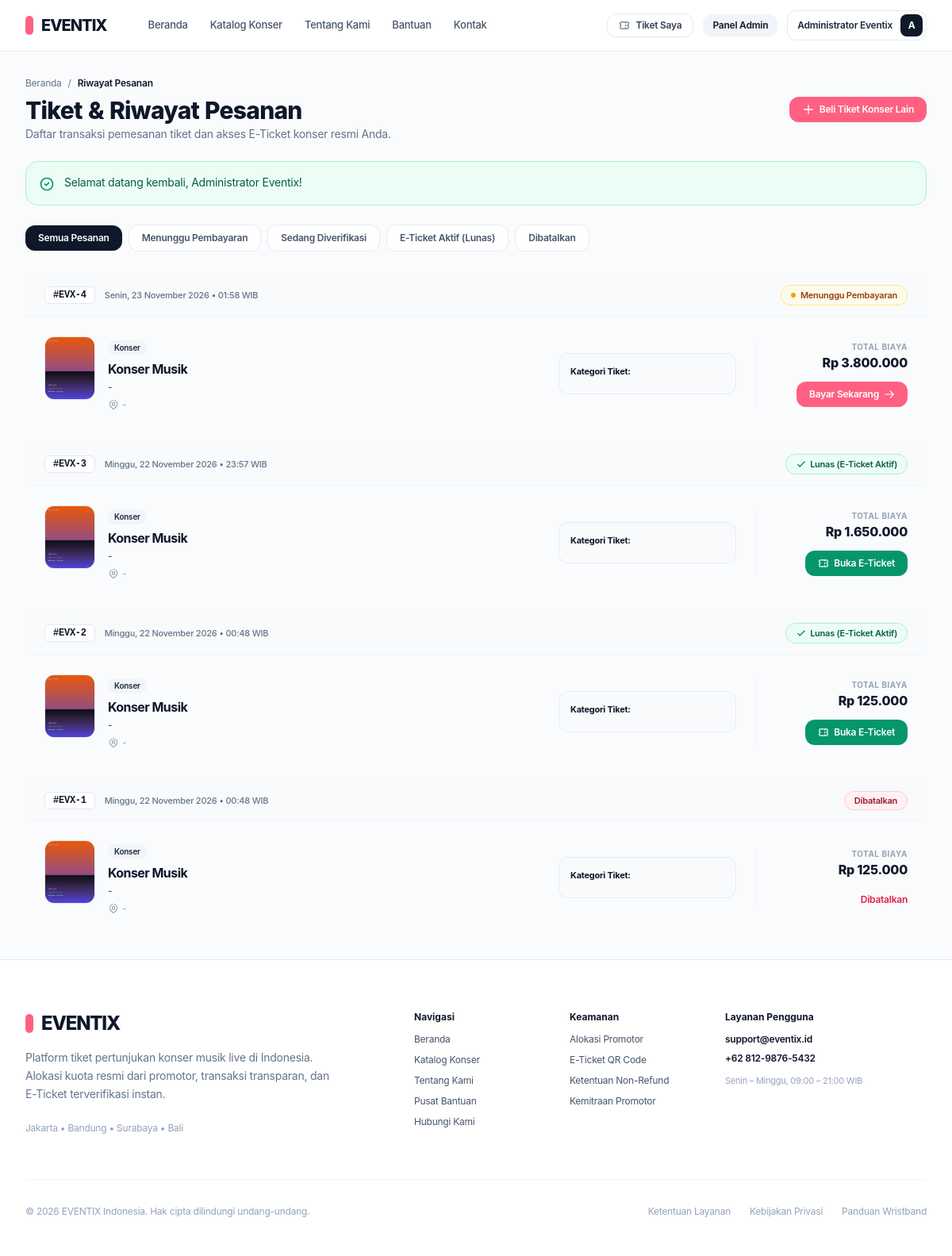
/my_orders.php (signed in), run on an earlier commit of the app's database.
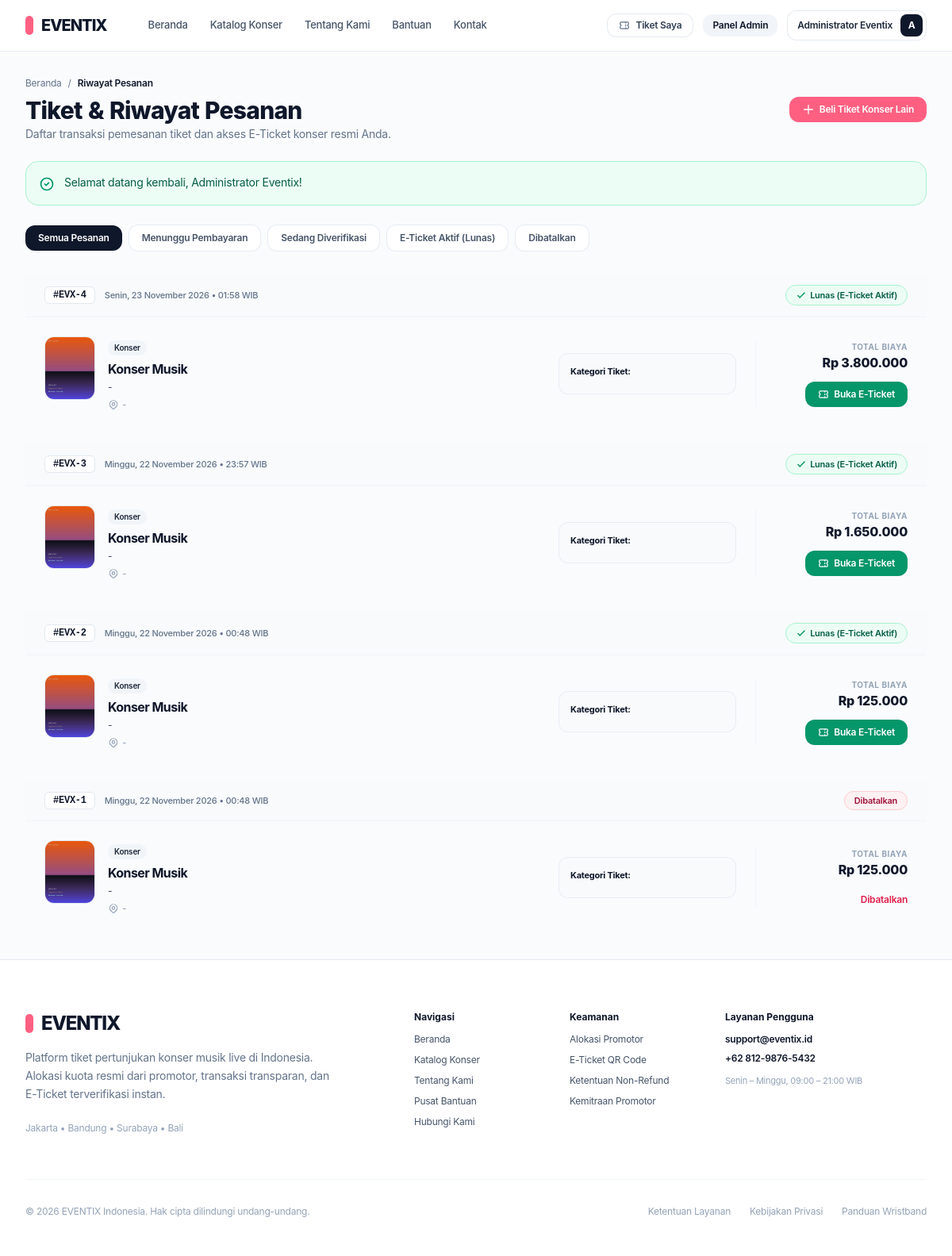
And on a later commit of the database.
### tables this page shows
CREATE TABLE `pesanan` (
  `id_pesanan` int(11) NOT NULL AUTO_INCREMENT,
  `id_pengguna` int(11) NOT NULL,
  `tanggal` datetime NOT NULL,
  `harga` decimal(12,2) NOT NULL,
  `status` enum('menunggu','menunggu_verifikasi','lunas','ditolak') NOT NULL DEFAULT 'menunggu',
  `created_at` timestamp NULL DEFAULT current_timestamp(),
  PRIMARY KEY (`id_pesanan`),
  KEY `fk_pesanan_pengguna` (`id_pengguna`),
  CONSTRAINT `fk_pesanan_pengguna` FOREIGN KEY (`id_pengguna`) REFERENCES `pengguna` (`id_pengguna`) ON DELETE CASCADE
);

### components/navbar.php (called while the page is built, shortened)
<?php
$user = currentUser();
?>

### config/app.php (called while the page is built, shortened)
<?php
function url(string $path = ''): string
{
    $cleanPath = ltrim($path, '/');
    return BASE_URL . ($cleanPath !== '' ? '/' . $cleanPath : '');
}
function asset(string $path = ''): string
{
    $cleanPath = ltrim($path, '/');
    $fileSystemPath = __DIR__ . '/../assets/' . $cleanPath;
    $version = file_exists($fileSystemPath) ? '?v=' . filemtime($fileSystemPath) : '';
    return url('assets/' . $cleanPath) . $version;
}
function currentUser(): ?array
{
    return $_SESSION['user'] ?? null;
}
function formatRupiah(float|int|string $angka): string
{
    $numeric = (float)$angka;
    return 'Rp ' . number_format($numeric, 0, ',', '.');
}
function formatTanggalIndo(string $date, bool $withDay = true): string
{
    $timestamp = strtotime($date);
    $bulanIndo = [
        1 => 'Januari', 'Februari', 'Maret', 'April', 'Mei', 'Juni',
        'Juli', 'Agustus', 'September', 'Oktober', 'November', 'Desember'
    ];
    $hariIndo = [
        'Sunday'    => 'Minggu',
        'Monday'    => 'Senin',
        'Tuesday'   => 'Selasa',
        'Wednesday' => 'Rabu',
        'Thursday'  => 'Kamis',
        'Friday'    => 'Jumat',
        'Saturday'  => 'Sabtu'
    ];
    $hari = $hariIndo[date('l', $timestamp)] ?? '';
    $tgl = date('j', $timestamp);
    $bulan = $bulanIndo[(int)date('n', $timestamp)] ?? '';
    $tahun = date('Y', $timestamp);
    if ($withDay) {
        return "{$hari}, {$tgl} {$bulan} {$tahun}";
    }
    return "{$tgl} {$bulan} {$tahun}";
}

### my_orders.php (the view, shortened to what the rows shown need)
<?php
require_once __DIR__ . '/config/app.php';
$user = currentUser();
$idPengguna = (int)$user['id_pengguna'];
$filterStatus = trim($_GET['status'] ?? 'semua');
try {
    $sql = "SELECT
                p.*,
                pay.metode AS metode_bayar,
                pay.bukti_bayar,
                pay.tanggal AS tanggal_bayar,
                pay.status AS status_pembayaran,
                e.id_event,
                e.nama_event,
                e.tanggal_event,
                e.jam_event,
                e.venue,
                e.poster,
                e.pengisi_acara,
                k.genre_musik
            FROM pesanan p
            LEFT JOIN pembayaran pay ON p.id_pesanan = pay.id_pesanan
            LEFT JOIN (
                SELECT dp.id_pesanan, MIN(t.id_event) AS id_event
                FROM detail_pesanan dp
                JOIN tiket t ON dp.id_tiket = t.id_tiket
                GROUP BY dp.id_pesanan
            ) o_ev ON p.id_pesanan = o_ev.id_pesanan
            LEFT JOIN event e ON o_ev.id_event = e.id_event
            LEFT JOIN konser k ON e.id_event = k.id_event
            WHERE p.id_pengguna = :id_pengguna";
    $sql .= " ORDER BY p.tanggal DESC";
    $stmtOrders = $pdo->prepare($sql);
    $params = [':id_pengguna' => $idPengguna];
    $stmtOrders->execute($params);
    $orders = $stmtOrders->fetchAll(PDO::FETCH_ASSOC);
} catch (PDOException $e) {
    error_log("[My Orders Error] " . $e->getMessage());
    $orders = [];
    $orderDetailsMap = [];
}
?>
<!DOCTYPE html>
<html lang="id" class="scroll-smooth">
<head>
    <script src="https://cdn.tailwindcss.com"></script>
    <link rel="stylesheet" href="https://cdn.jsdelivr.net/npm/lenis@1.1.18/dist/lenis.css">
    <link rel="stylesheet" href="<?= asset('css/style.css') ?>">
</head>
<body class="bg-[#FAFBFD] text-slate-900 antialiased flex flex-col min-h-screen font-sf">
    <?php include __DIR__ . '/components/navbar.php'; ?>
    <main class="flex-grow max-w-7xl w-full mx-auto px-4 sm:px-6 lg:px-8 py-8 space-y-6">
        <div class="flex flex-col sm:flex-row sm:items-center sm:justify-between gap-4">
            <div>
                <h1 class="text-2xl sm:text-3xl font-extrabold text-slate-900 tracking-tight gsap-words-reveal">
                </h1>
            </div>
        </div>
            <?php
            $tabs = [
                'semua' => 'Semua Pesanan',
                'menunggu' => 'Menunggu Pembayaran',
                'menunggu_verifikasi' => 'Sedang Diverifikasi',
                'lunas' => 'E-Ticket Aktif (Lunas)',
                'ditolak' => 'Dibatalkan'
            ];
            ?>
        <?php if (empty($orders)): ?>
            <div class="bg-white rounded-3xl p-12 text-center border border-slate-200/80 space-y-4 shadow-2xs">
                <div class="w-14 h-14 rounded-2xl bg-slate-100 flex items-center justify-center text-slate-400 mx-auto">
                    <svg class="w-7 h-7" fill="none" stroke="currentColor" viewBox="0 0 24 24">
                        <path stroke-linecap="round" stroke-linejoin="round" stroke-width="1.8" d="M15 5v2m0 4v2m0 4v2M5 5a2 2 0 00-2 2v3a2 2 0 110 4v3a2 2 0 002 2h14a2 2 0 002-2v-3a2 2 0 110-4V7a2 2 0 00-2-2H5z" />
                    </svg>
                </div>
                <h3 class="text-base font-bold text-slate-900">Belum Ada Pesanan</h3>
                <p class="text-xs text-slate-500 max-w-sm mx-auto leading-relaxed">
                    <?php if ($filterStatus !== 'semua'): ?>
                        Tidak ada transaksi dengan status "<?= htmlspecialchars($tabs[$filterStatus] ?? $filterStatus, ENT_QUOTES, 'UTF-8') ?>".
                    <?php else: ?>
                        Anda belum pernah memesan tiket konser di EVENTIX. Jelajahi katalog konser dan pesan tiket artis favorit Anda sekarang.
                    <?php endif; ?>
                </p>
                <div class="pt-2">
                    <a href="<?= url('index.php#katalog') ?>" class="inline-flex items-center gap-2 px-5 py-2.5 rounded-xl bg-[#FF6082] text-white font-semibold text-xs hover:bg-[#e54b6d] transition-all shadow-xs">
                        <span>Lihat Jadwal Konser</span>
                        <svg class="w-4 h-4" fill="none" stroke="currentColor" viewBox="0 0 24 24">
                            <path stroke-linecap="round" stroke-linejoin="round" stroke-width="2" d="M14 5l7 7m0 0l-7 7m7-7H3" />
                        </svg>
                    </a>
                </div>
            </div>
        <?php else: ?>
            <div class="space-y-4">
                <?php foreach ($orders as $order):
                    $idPesanan = (int)$order['id_pesanan'];
                    $status = $order['status'];
                ?>
                    <div class="modern-card overflow-hidden">
                        <div class="bg-slate-50/80 px-5 sm:px-6 py-3.5 border-b border-slate-100 flex flex-wrap items-center justify-between gap-2 text-xs">
                            <div class="flex items-center gap-3">
                                <span class="font-mono font-bold text-slate-900 bg-white px-2.5 py-0.5 rounded-md border border-slate-200">
                                    #EVX-<?= $idPesanan ?>
                                </span>
                                <span class="text-slate-500 text-[11px] font-medium">
                                    <?= formatTanggalIndo(date('Y-m-d', strtotime($order['tanggal']))) ?> • <?= date('H:i', strtotime($order['tanggal'])) ?> WIB
                                </span>
                            </div>
                            <div>
                                <?php if ($status === 'menunggu'): ?>
                                    <span class="px-3 py-1 rounded-full text-[11px] font-semibold bg-amber-50 text-amber-800 border border-amber-200 flex items-center gap-1.5">
                                        <span class="w-1.5 h-1.5 rounded-full bg-amber-500"></span>
                                        Menunggu Pembayaran
                                    </span>
                                <?php elseif ($status === 'lunas'): ?>
                                    <span class="px-3 py-1 rounded-full text-[11px] font-semibold bg-emerald-50 text-emerald-800 border border-emerald-200 flex items-center gap-1">
                                        <svg class="w-3.5 h-3.5 text-emerald-600" fill="none" stroke="currentColor" viewBox="0 0 24 24">
                                            <path stroke-linecap="round" stroke-linejoin="round" stroke-width="2.5" d="M5 13l4 4L19 7" />
                                        </svg>
                                        Lunas (E-Ticket Aktif)
                                    </span>
                                <?php else: ?>
                                    <span class="px-3 py-1 rounded-full text-[11px] font-semibold bg-rose-50 text-rose-800 border border-rose-200">
                                        Dibatalkan
                                    </span>
                                <?php endif; ?>
                            </div>
                        </div>
                        <div class="p-5 sm:p-6 flex flex-col md:flex-row items-start md:items-center justify-between gap-6">
                            <div class="flex items-start gap-4 flex-1 min-w-0">
                                <img src="<?= asset('uploads/posters/' . ($order['poster'] ?? 'default.jpg')) ?>"
                                     alt="Poster"
                                     class="w-16 h-22 object-cover rounded-xl border border-slate-200 shadow-2xs shrink-0"
                                     onerror="this.src='<?= asset('uploads/posters/default.jpg') ?>'">
                                <div class="space-y-1 min-w-0 flex-1">
                                    <span class="px-2 py-0.5 rounded-full text-[10px] font-semibold bg-slate-100 text-slate-800 inline-block mb-0.5">
                                        <?= htmlspecialchars($order['genre_musik'] ?? 'Konser', ENT_QUOTES, 'UTF-8') ?>
                                    </span>
                                    <h3 class="text-base font-bold text-slate-900 truncate leading-snug">
                                        <?= htmlspecialchars($order['nama_event'] ?? 'Konser Musik', ENT_QUOTES, 'UTF-8') ?>
                                    </h3>
                                    <p class="text-xs text-slate-600 font-medium truncate">
                                        <?= htmlspecialchars($order['pengisi_acara'] ?? '-', ENT_QUOTES, 'UTF-8') ?>
                                    </p>
                                    <p class="text-xs text-slate-400 truncate flex items-center gap-1 pt-0.5">
                                        <span class="truncate"><?= htmlspecialchars($order['venue'] ?? '-', ENT_QUOTES, 'UTF-8') ?></span>
                                    </p>
                                </div>
                            </div>
                            <div class="w-full md:w-56 bg-slate-50/80 p-3.5 rounded-xl border border-slate-200/70 text-xs space-y-1.5 shrink-0">
                                <span class="font-bold text-slate-900 block text-[11px]">Kategori Tiket:</span>
                            </div>
                            <div class="w-full md:w-48 flex md:flex-col items-center md:items-end justify-between border-t md:border-t-0 md:border-l border-slate-100 pt-4 md:pt-0 md:pl-6 gap-3 shrink-0">
                                <div class="text-left md:text-right">
                                    <span class="text-[10px] text-slate-400 block font-bold uppercase tracking-wider">Total Biaya</span>
                                    <span class="text-base font-extrabold text-slate-900">
                                        <?= formatRupiah($order['harga']) ?>
                                    </span>
                                </div>
                                <div>
                                    <?php if ($status === 'menunggu' || $status === 'menunggu_verifikasi'): ?>
                                        <a href="<?= url('checkout.php?id_pesanan=' . $idPesanan) ?>"
                                           class="inline-flex items-center gap-1.5 px-4 py-2 rounded-xl text-xs font-semibold text-white bg-[#FF6082] hover:bg-[#e54b6d] transition-all shadow-xs hover:shadow-sm">
                                            <span>Bayar Sekarang</span>
                                            <svg class="w-3.5 h-3.5" fill="none" stroke="currentColor" viewBox="0 0 24 24">
                                                <path stroke-linecap="round" stroke-linejoin="round" stroke-width="2" d="M14 5l7 7m0 0l-7 7m7-7H3" />
                                            </svg>
                                        </a>
                                    <?php elseif ($status === 'lunas'): ?>
                                        <button type="button"
                                                onclick="openTicketModal('<?= $idPesanan ?>', '<?= htmlspecialchars($order['nama_event'] ?? '', ENT_QUOTES, 'UTF-8') ?>', '<?= htmlspecialchars($user['nama'], ENT_QUOTES, 'UTF-8') ?>', '<?= !empty($order['tanggal_event']) ? formatTanggalIndo($order['tanggal_event']) : '-' ?>', '<?= htmlspecialchars($order['venue'] ?? '', ENT_QUOTES, 'UTF-8') ?>')"
                                                class="inline-flex items-center gap-1.5 px-4 py-2 rounded-xl text-xs font-semibold text-white bg-emerald-600 hover:bg-emerald-700 transition-all shadow-xs">
                                            <svg class="w-3.5 h-3.5" fill="none" stroke="currentColor" viewBox="0 0 24 24">
                                                <path stroke-linecap="round" stroke-linejoin="round" stroke-width="2" d="M15 5v2m0 4v2m0 4v2M5 5a2 2 0 00-2 2v3a2 2 0 110 4v3a2 2 0 002 2h14a2 2 0 002-2v-3a2 2 0 110-4V7a2 2 0 00-2-2H5z" />
                                            </svg>
                                            <span>Buka E-Ticket</span>
                                        </button>
                                    <?php else: ?>
                                        <span class="text-xs text-rose-600 font-semibold">Dibatalkan</span>
                                    <?php endif; ?>
                                </div>
                            </div>
                        </div>
                    </div>
                <?php endforeach; ?>
            </div>
        <?php endif; ?>
    </main>
</body>
</html>

What changed in the data, as far as the page shows it:
changed pesanan "Rp 3.800.000": status "Menunggu Pembayaran Bayar Sekarang" → "Lunas (E-Ticket Aktif) Buka E-Ticket"
